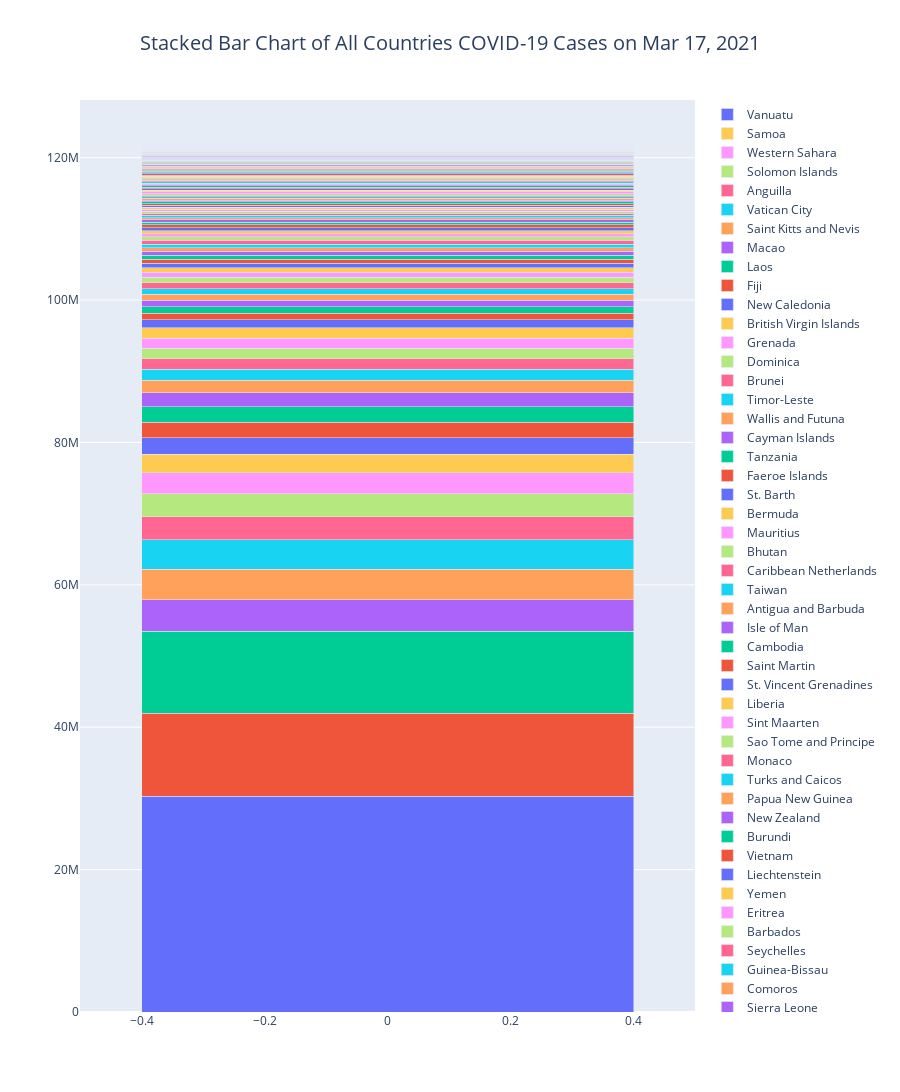

The notebook cell this image was saved under:
### Code cell
bar_list = []
for i in country_df.index:
    bar_list.append(go.Bar(name=country_df['Country'][i], y=[country_df['Total Cases'][i]]))
    
fig = go.Figure(data=bar_list)
fig.update_layout(title={'text': 'Stacked Bar Chart of All Countries COVID-19 Cases on %s' % yesterday_str, 'x': 0.5,
                         'xanchor': 'center', 'font': {'size': 20}}, barmode='stack', height=1200)
fig.show()

### Figure 1 — Plotly figure (JSON) as saved in the notebook; plotly's stock layout.template omitted (floating-point values rounded to 4 significant figures)
{"data": [{"name": "USA", "type": "bar", "y": [30294798]}, {"name": "Brazil", "type": "bar", "y": [11700431]}, {"name": "India", "type": "bar", "y": [11474302]}, {"name": "Russia", "type": "bar", "y": [4418436]}, {"name": "UK", "type": "bar", "y": [4274579]}, {"name": "France", "type": "bar", "y": [4146609]}, {"name": "Italy", "type": "bar", "y": [3281810]}, {"name": "Spain", "type": "bar", "y": [3206116]}, {"name": "Turkey", "type": "bar", "y": [2930554]}, {"name": "Germany", "type": "bar", "y": [2610769]}, {"name": "Colombia", "type": "bar", "y": [2314154]}, {"name": "Argentina", "type": "bar", "y": [2218425]}, {"name": "Mexico", "type": "bar", "y": [2169007]}, {"name": "Poland", "type": "bar", "y": [1956974]}, {"name": "Iran", "type": "bar", "y": [1771115]}, {"name": "South Africa", "type": "bar", "y": [1532497]}, {"name": "Ukraine", "type": "bar", "y": [1489023]}, {"name": "Indonesia", "type": "bar", "y": [1437283]}, {"name": "Peru", "type": "bar", "y": [1435598]}, {"name": "Czechia", "type": "bar", "y": [1426991]}, {"name": "Netherlands", "type": "bar", "y": [1173487]}, {"name": "Canada", "type": "bar", "y": [919239]}, {"name": "Chile", "type": "bar", "y": [905212]}, {"name": "Romania", "type": "bar", "y": [874985]}, {"name": "Israel", "type": "bar", "y": [824178]}, {"name": "Portugal", "type": "bar", "y": [815570]}, {"name": "Belgium", "type": "bar", "y": [813026]}, {"name": "Iraq", "type": "bar", "y": [774015]}, {"name": "Sweden", "type": "bar", "y": [732070]}, {"name": "Philippines", "type": "bar", "y": [635698]}, {"name": "Pakistan", "type": "bar", "y": [612315]}, {"name": "Switzerland", "type": "bar", "y": [577111]}, {"name": "Bangladesh", "type": "bar", "y": [562752]}, {"name": "Hungary", "type": "bar", "y": [532578]}, {"name": "Serbia", "type": "bar", "y": [531558]}, {"name": "Jordan", "type": "bar", "y": [504915]}, {"name": "Austria", "type": "bar", "y": [501224]}, {"name": "Morocco", "type": "bar", "y": [490088]}, {"name": "Japan", "type": "bar", "y": [449713]}, {"name": "UAE", "type": "bar", "y": [432364]}, {"name": "Lebanon", "type": "bar", "y": [426977]}, {"name": "Saudi Arabia", "type": "bar", "y": [383499]}, {"name": "Panama", "type": "bar", "y": [349020]}, {"name": "Slovakia", "type": "bar", "y": [342430]}, {"name": "Malaysia", "type": "bar", "y": [327253]}, {"name": "Ecuador", "type": "bar", "y": [305598]}, {"name": "Belarus", "type": "bar", "y": [305270]}, {"name": "Bulgaria", "type": "bar", "y": [291769]}, {"name": "Georgia", "type": "bar", "y": [276067]}, {"name": "Nepal", "type": "bar", "y": [275518]}, {"name": "Bolivia", "type": "bar", "y": [260988]}, {"name": "Croatia", "type": "bar", "y": [253310]}, {"name": "Dominican Republic", "type": "bar", "y": [247364]}, {"name": "Tunisia", "type": "bar", "y": [243439]}, {"name": "Azerbaijan", "type": "bar", "y": [242491]}, {"name": "Ireland", "type": "bar", "y": [228215]}, {"name": "Greece", "type": "bar", "y": [227247]}, {"name": "Kazakhstan", "type": "bar", "y": [226767]}, {"name": "Denmark", "type": "bar", "y": [222629]}, {"name": "Palestine", "type": "bar", "y": [215984]}, {"name": "Kuwait", "type": "bar", "y": [213673]}, {"name": "Costa Rica", "type": "bar", "y": [210447]}, {"name": "Moldova", "type": "bar", "y": [208928]}, {"name": "Lithuania", "type": "bar", "y": [206889]}, {"name": "Slovenia", "type": "bar", "y": [202573]}, {"name": "Egypt", "type": "bar", "y": [192840]}, {"name": "Paraguay", "type": "bar", "y": [185888]}, {"name": "Guatemala", "type": "bar", "y": [184934]}, {"name": "Armenia", "type": "bar", "y": [180141]}, {"name": "Ethiopia", "type": "bar", "y": [179812]}, {"name": "Honduras", "type": "bar", "y": [179515]}, {"name": "Qatar", "type": "bar", "y": [171701]}, {"name": "Nigeria", "type": "bar", "y": [161261]}, {"name": "Oman", "type": "bar", "y": [148558]}, {"name": "Libya", "type": "bar", "y": [148175]}, {"name": "Bosnia and Herzegovina", "type": "bar", "y": [148163]}, {"name": "Venezuela", "type": "bar", "y": [147577]}, {"name": "Myanmar", "type": "bar", "y": [142190]}, {"name": "Bahrain", "type": "bar", "y": [133137]}, {"name": "Albania", "type": "bar", "y": [118938]}, {"name": "Kenya", "type": "bar", "y": [116310]}, {"name": "Algeria", "type": "bar", "y": [115688]}, {"name": "North Macedonia", "type": "bar", "y": [115222]}, {"name": "S. Korea", "type": "bar", "y": [96849]}, {"name": "Latvia", "type": "bar", "y": [95420]}, {"name": "Estonia", "type": "bar", "y": [89331]}, {"name": "Sri Lanka", "type": "bar", "y": [88862]}, {"name": "Ghana", "type": "bar", "y": [88421]}, {"name": "Kyrgyzstan", "type": "bar", "y": [87045]}, {"name": "Zambia", "type": "bar", "y": [85502]}, {"name": "Montenegro", "type": "bar", "y": [85253]}, {"name": "Norway", "type": "bar", "y": [83519]}, {"name": "Uzbekistan", "type": "bar", "y": [80858]}, {"name": "Uruguay", "type": "bar", "y": [75138]}, {"name": "Finland", "type": "bar", "y": [68693]}, {"name": "Mozambique", "type": "bar", "y": [65197]}, {"name": "Cuba", "type": "bar", "y": [63725]}, {"name": "El Salvador", "type": "bar", "y": [62531]}, {"name": "Singapore", "type": "bar", "y": [60137]}, {"name": "Luxembourg", "type": "bar", "y": [58408]}, {"name": "Afghanistan", "type": "bar", "y": [56044]}, {"name": "Namibia", "type": "bar", "y": [41546]}, {"name": "Cyprus", "type": "bar", "y": [40726]}, {"name": "Cameroon", "type": "bar", "y": [40622]}, {"name": "Uganda", "type": "bar", "y": [40607]}, {"name": "Ivory Coast", "type": "bar", "y": [38282]}, {"name": "Senegal", "type": "bar", "y": [37254]}, {"name": "Zimbabwe", "type": "bar", "y": [36552]}, {"name": "Botswana", "type": "bar", "y": [34999]}, {"name": "Malawi", "type": "bar", "y": [32970]}, {"name": "Jamaica", "type": "bar", "y": [32728]}, {"name": "Australia", "type": "bar", "y": [29154]}, {"name": "Sudan", "type": "bar", "y": [29135]}, {"name": "Thailand", "type": "bar", "y": [27402]}, {"name": "Malta", "type": "bar", "y": [27272]}, {"name": "DRC", "type": "bar", "y": [27252]}, {"name": "Maldives", "type": "bar", "y": [21961]}, {"name": "Madagascar", "type": "bar", "y": [21826]}, {"name": "Angola", "type": "bar", "y": [21489]}, {"name": "Rwanda", "type": "bar", "y": [20480]}, {"name": "Mayotte", "type": "bar", "y": [18922]}, {"name": "French Polynesia", "type": "bar", "y": [18566]}, {"name": "Guinea", "type": "bar", "y": [18285]}, {"name": "Mauritania", "type": "bar", "y": [17521]}, {"name": "Gabon", "type": "bar", "y": [17297]}, {"name": "Eswatini", "type": "bar", "y": [17257]}, {"name": "Syria", "type": "bar", "y": [16776]}, {"name": "French Guiana", "type": "bar", "y": [16764]}, {"name": "Cabo Verde", "type": "bar", "y": [16250]}, {"name": "Réunion", "type": "bar", "y": [13801]}, {"name": "Haiti", "type": "bar", "y": [12686]}, {"name": "Burkina Faso", "type": "bar", "y": [12399]}, {"name": "Belize", "type": "bar", "y": [12396]}, {"name": "Andorra", "type": "bar", "y": [11360]}, {"name": "Hong Kong", "type": "bar", "y": [11341]}, {"name": "Guadeloupe", "type": "bar", "y": [10976]}, {"name": "Lesotho", "type": "bar", "y": [10530]}, {"name": "South Sudan", "type": "bar", "y": [9694]}, {"name": "Somalia", "type": "bar", "y": [9600]}, {"name": "Congo", "type": "bar", "y": [9329]}, {"name": "Guyana", "type": "bar", "y": [9322]}, {"name": "Mali", "type": "bar", "y": [9066]}, {"name": "Suriname", "type": "bar", "y": [9042]}, {"name": "Bahamas", "type": "bar", "y": [8800]}, {"name": "Aruba", "type": "bar", "y": [8551]}, {"name": "Togo", "type": "bar", "y": [8472]}, {"name": "Trinidad and Tobago", "type": "bar", "y": [7807]}, {"name": "Martinique", "type": "bar", "y": [7309]}, {"name": "Equatorial Guinea", "type": "bar", "y": [6603]}, {"name": "Nicaragua", "type": "bar", "y": [6582]}, {"name": "Benin", "type": "bar", "y": [6501]}, {"name": "Djibouti", "type": "bar", "y": [6385]}, {"name": "Iceland", "type": "bar", "y": [6089]}, {"name": "Curaçao", "type": "bar", "y": [5380]}, {"name": "Gambia", "type": "bar", "y": [5085]}, {"name": "CAR", "type": "bar", "y": [5064]}, {"name": "Niger", "type": "bar", "y": [4904]}, {"name": "Chad", "type": "bar", "y": [4357]}, {"name": "Mongolia", "type": "bar", "y": [4340]}, {"name": "Gibraltar", "type": "bar", "y": [4270]}, {"name": "San Marino", "type": "bar", "y": [4249]}, {"name": "Saint Lucia", "type": "bar", "y": [4083]}, {"name": "Channel Islands", "type": "bar", "y": [4045]}, {"name": "Sierra Leone", "type": "bar", "y": [3942]}, {"name": "Comoros", "type": "bar", "y": [3652]}, {"name": "Guinea-Bissau", "type": "bar", "y": [3488]}, {"name": "Seychelles", "type": "bar", "y": [3486]}, {"name": "Barbados", "type": "bar", "y": [3471]}, {"name": "Eritrea", "type": "bar", "y": [3078]}, {"name": "Yemen", "type": "bar", "y": [3037]}, {"name": "Liechtenstein", "type": "bar", "y": [2616]}, {"name": "Vietnam", "type": "bar", "y": [2567]}, {"name": "Burundi", "type": "bar", "y": [2461]}, {"name": "New Zealand", "type": "bar", "y": [2434]}, {"name": "Papua New Guinea", "type": "bar", "y": [2351]}, {"name": "Turks and Caicos", "type": "bar", "y": [2253]}, {"name": "Monaco", "type": "bar", "y": [2141]}, {"name": "Sao Tome and Principe", "type": "bar", "y": [2107]}, {"name": "Sint Maarten", "type": "bar", "y": [2093]}, {"name": "Liberia", "type": "bar", "y": [2042]}, {"name": "St. Vincent Grenadines", "type": "bar", "y": [1681]}, {"name": "Saint Martin", "type": "bar", "y": [1602]}, {"name": "Cambodia", "type": "bar", "y": [1505]}, {"name": "Isle of Man", "type": "bar", "y": [1383]}, {"name": "Antigua and Barbuda", "type": "bar", "y": [992]}, {"name": "Taiwan", "type": "bar", "y": [990]}, {"name": "Caribbean Netherlands", "type": "bar", "y": [905]}, {"name": "Bhutan", "type": "bar", "y": [868]}, {"name": "Mauritius", "type": "bar", "y": [762]}, {"name": "Bermuda", "type": "bar", "y": [740]}, {"name": "St. Barth", "type": "bar", "y": [712]}, {"name": "Faeroe Islands", "type": "bar", "y": [661]}, {"name": "Tanzania", "type": "bar", "y": [509]}, {"name": "Cayman Islands", "type": "bar", "y": [474]}, {"name": "Wallis and Futuna", "type": "bar", "y": [261]}, {"name": "Timor-Leste", "type": "bar", "y": [216]}, {"name": "Brunei ", "type": "bar", "y": [203]}, {"name": "Dominica", "type": "bar", "y": [156]}, {"name": "Grenada", "type": "bar", "y": [154]}, {"name": "British Virgin Islands", "type": "bar", "y": [153]}, {"name": "New Caledonia", "type": "bar", "y": [95]}, {"name": "Fiji", "type": "bar", "y": [66]}, {"name": "Laos", "type": "bar", "y": [49]}, {"name": "Macao", "type": "bar", "y": [48]}, {"name": "Saint Kitts and Nevis", "type": "bar", "y": [43]}, {"name": "Vatican City", "type": "bar", "y": [27]}, {"name": "Anguilla", "type": "bar", "y": [21]}, {"name": "Solomon Islands", "type": "bar", "y": [18]}, {"name": "Western Sahara", "type": "bar", "y": [10]}, {"name": "Samoa", "type": "bar", "y": [3]}, {"name": "Vanuatu", "type": "bar", "y": [3]}], "layout": {"barmode": "stack", "height": 1200, "title": {"font": {"size": 20}, "text": "Stacked Bar Chart of All Countries COVID-19 Cases on Mar 17, 2021", "x": 0.5, "xanchor": "center"}}}
